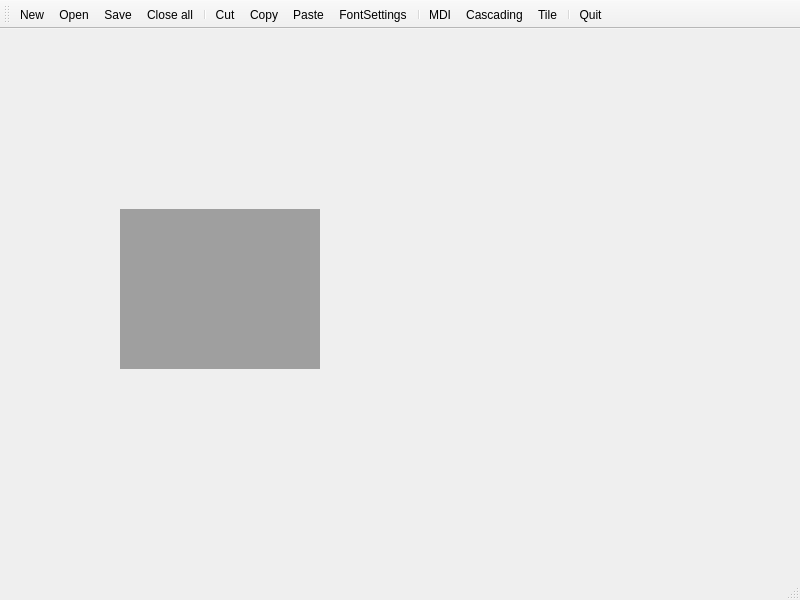
<?xml version="1.0" encoding="UTF-8"?>
<ui version="4.0">
 <class>MainWindow</class>
 <widget class="QMainWindow" name="MainWindow">
  <property name="geometry">
   <rect>
    <x>0</x>
    <y>0</y>
    <width>800</width>
    <height>600</height>
   </rect>
  </property>
  <property name="windowTitle">
   <string>MainWindow</string>
  </property>
  <widget class="QWidget" name="centralwidget">
   <widget class="QMdiArea" name="mdiArea">
    <property name="geometry">
     <rect>
      <x>120</x>
      <y>180</y>
      <width>200</width>
      <height>160</height>
     </rect>
    </property>
   </widget>
  </widget>
  <widget class="QStatusBar" name="statusbar"/>
  <widget class="QToolBar" name="toolBar">
   <property name="windowTitle">
    <string>toolBar</string>
   </property>
   <attribute name="toolBarArea">
    <enum>TopToolBarArea</enum>
   </attribute>
   <attribute name="toolBarBreak">
    <bool>false</bool>
   </attribute>
   <addaction name="actionNew"/>
   <addaction name="actionOpen"/>
   <addaction name="actionSave"/>
   <addaction name="actionClose_all"/>
   <addaction name="separator"/>
   <addaction name="actionCut"/>
   <addaction name="actionCopy"/>
   <addaction name="actionPaste"/>
   <addaction name="actionFontSettings"/>
   <addaction name="separator"/>
   <addaction name="actionMDI"/>
   <addaction name="actionCascading"/>
   <addaction name="actionTile"/>
   <addaction name="separator"/>
   <addaction name="actionQuit"/>
  </widget>
  <action name="actionNew">
   <property name="text">
    <string>New</string>
   </property>
   <property name="shortcut">
    <string>Ctrl+N</string>
   </property>
   <property name="menuRole">
    <enum>QAction::MenuRole::NoRole</enum>
   </property>
  </action>
  <action name="actionOpen">
   <property name="text">
    <string>Open</string>
   </property>
   <property name="shortcut">
    <string>Ctrl+O</string>
   </property>
   <property name="menuRole">
    <enum>QAction::MenuRole::NoRole</enum>
   </property>
  </action>
  <action name="actionSave">
   <property name="text">
    <string>Save</string>
   </property>
   <property name="shortcut">
    <string>Ctrl+S</string>
   </property>
   <property name="menuRole">
    <enum>QAction::MenuRole::NoRole</enum>
   </property>
  </action>
  <action name="actionClose_all">
   <property name="text">
    <string>Close all</string>
   </property>
   <property name="menuRole">
    <enum>QAction::MenuRole::NoRole</enum>
   </property>
  </action>
  <action name="actionCut">
   <property name="text">
    <string>Cut</string>
   </property>
   <property name="shortcut">
    <string>Ctrl+X</string>
   </property>
   <property name="menuRole">
    <enum>QAction::MenuRole::NoRole</enum>
   </property>
  </action>
  <action name="actionCopy">
   <property name="text">
    <string>Copy</string>
   </property>
   <property name="shortcut">
    <string>Ctrl+C</string>
   </property>
   <property name="menuRole">
    <enum>QAction::MenuRole::NoRole</enum>
   </property>
  </action>
  <action name="actionPaste">
   <property name="text">
    <string>Paste</string>
   </property>
   <property name="shortcut">
    <string>Ctrl+V</string>
   </property>
   <property name="menuRole">
    <enum>QAction::MenuRole::NoRole</enum>
   </property>
  </action>
  <action name="actionFontSettings">
   <property name="text">
    <string>FontSettings</string>
   </property>
   <property name="menuRole">
    <enum>QAction::MenuRole::NoRole</enum>
   </property>
  </action>
  <action name="actionMDI">
   <property name="text">
    <string>MDI</string>
   </property>
   <property name="menuRole">
    <enum>QAction::MenuRole::NoRole</enum>
   </property>
  </action>
  <action name="actionCascading">
   <property name="text">
    <string>Cascading</string>
   </property>
   <property name="menuRole">
    <enum>QAction::MenuRole::NoRole</enum>
   </property>
  </action>
  <action name="actionTile">
   <property name="text">
    <string>Tile</string>
   </property>
   <property name="menuRole">
    <enum>QAction::MenuRole::NoRole</enum>
   </property>
  </action>
  <action name="actionQuit">
   <property name="text">
    <string>Quit</string>
   </property>
   <property name="menuRole">
    <enum>QAction::MenuRole::NoRole</enum>
   </property>
  </action>
 </widget>
 <resources/>
 <connections/>
</ui>
